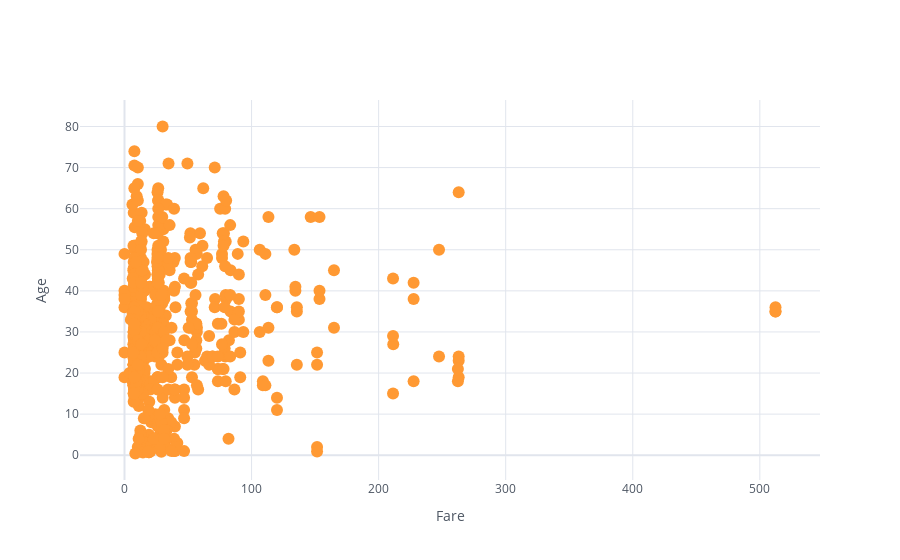

The cell this chart's notebook holds for it:
### Code cell
cf.set_config_file(theme='white')
df2.iplot(x='fare',y='age',mode='markers',xTitle='Fare',yTitle='Age')

### Figure 1 — Plotly figure (JSON) as saved in the notebook; plotly's stock layout.template omitted (floating-point values rounded to 4 significant figures; data arrays with more than 128 entries replaced by an {"elided": "..."} marker saying what was removed)
{"data": [{"line": {"color": "rgba(255, 153, 51, 1.0)", "dash": "solid", "shape": "linear", "width": 1.3}, "marker": {"size": 12, "symbol": "circle"}, "mode": "markers", "name": "age", "text": "", "type": "scatter", "x": {"elided": "891 float values"}, "y": {"elided": "891 mixed values"}}], "layout": {"legend": {"bgcolor": "#FFFFFF", "font": {"color": "#4D5663"}}, "paper_bgcolor": "#FFFFFF", "plot_bgcolor": "#FFFFFF", "title": {"font": {"color": "#4D5663"}}, "xaxis": {"gridcolor": "#E1E5ED", "showgrid": true, "tickfont": {"color": "#4D5663"}, "title": {"font": {"color": "#4D5663"}, "text": "Fare"}, "zerolinecolor": "#E1E5ED"}, "yaxis": {"gridcolor": "#E1E5ED", "showgrid": true, "tickfont": {"color": "#4D5663"}, "title": {"font": {"color": "#4D5663"}, "text": "Age"}, "zerolinecolor": "#E1E5ED"}}}
